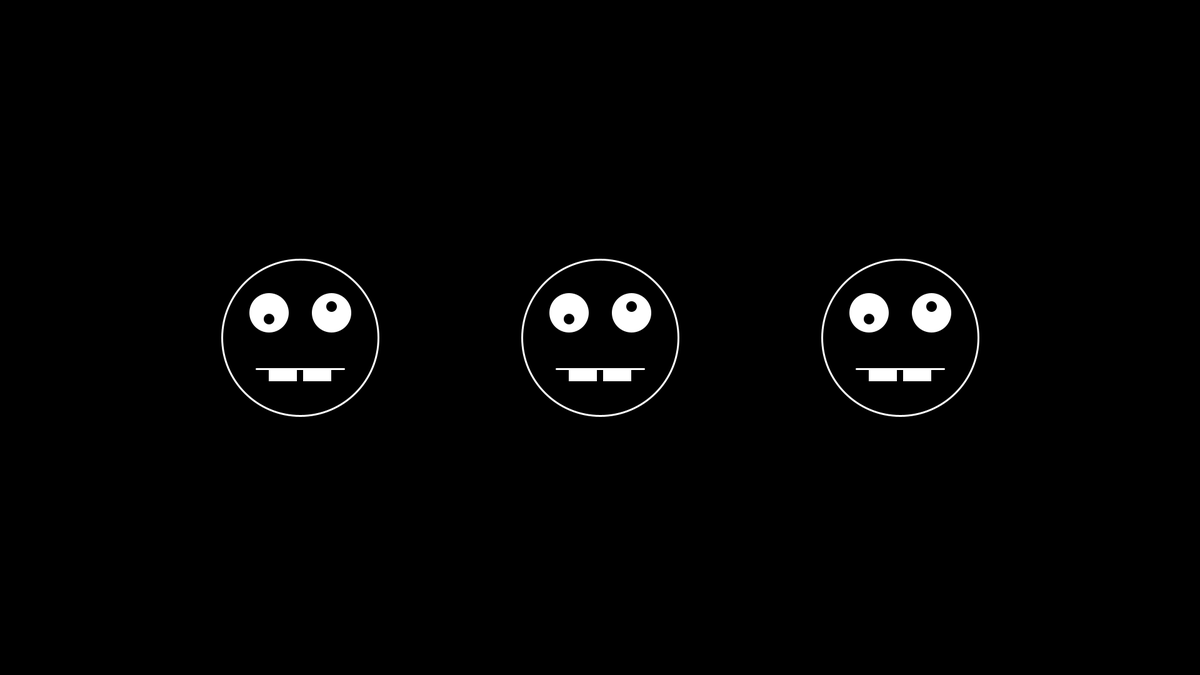
Frame 1 (no input)
Frame 60 (the mouse pressed at the canvas centre just before this capture): identical to frame 1, image omitted
Frame 120 (the mouse held since frame 60 and released just before this capture): identical to frame 1, image omitted

The Processing sketch that drew this single still picture (run headless with seeded random() and noise(); from frame 60 on, the mouse is pressed at the canvas centre):

// Processing sketch: VI_Arrays
// ── VI_Arrays.pde
/**********************************
 Processing 101: Arrays
 **********************************
 
 Arrays are containers that hold objects.
 Arrays are most useful when working with too many object to modify manually.
 Simiular to variabels arrays to to specify what type of onject they need to hold (String, int, flaot, Object)
 Typically the arrays are initialized in the very begining. To initlaize an array one must specify its type and the number of cells it will need to have.
 
 
 **********************************/
// Classes
Face myFace; // Initialize the Face object
int numFaces = 3;
Face[] myFaces = new Face[numFaces]; // Initialize an array containing 3 empty cells to hold the Face objects
String[] myNames = {"Eeny", "Meeny", "Miny"};
color backgroundColor = 0;
int posX, posY;
int facePadding;

void setup() {

  size(1920, 1080);

  facePadding = width/(numFaces + 1); // Calculates the spacing between the faces based on screen size and num of faces.
  posY = height/2;

  // Static way for loading arrays (e.g if you are working with just a few objects)
  //myFaces [0] = new Face("Eeny", facePadding * 1, posY);
  //myFaces [1] = new Face("Meeny", facePadding * 2, posY);
  //myFaces [2] = new Face("Miny", facePadding * 3, posY);

  // Dynamic way of loading arrays
  for (int i = 0; i < 3; i = i + 1) {
    myFaces[i] = new Face(myNames[i], facePadding * (i+1), posY);
  }
}

void draw() {

  background(backgroundColor);

  // Loop through array and display each face
  for (int i = 0; i < myFaces.length; i = i + 1) {
    myFaces[i].display();
  }
}

// ── Face.pde
class Face {
  
  String name;
  int posX, posY;
  color faceColor = 255;
  int faceStroke = 3;
  int headW = 250;
  int headH = 250;
  int eyeW = 60;
  int eyeH = 60;
  int irisW = 20;
  int irisH = 20;
  int toothW = 45;
  int toothH = 20;

  Face(String name_, int posX_, int posY_) {
    name = name_;
    posX = posX_;
    posY = posY_;
  }

  void display() {
    
    
    strokeWeight(faceStroke);
    
    // Head
    stroke(faceColor);
    fill(0);
    ellipse(posX, posY, headW, headH);

    // Eyes
    fill(255);
    ellipse(posX - 50, posY - 40, eyeW, eyeH); // Left eye
    fill(0);
    ellipse(posX - 50, posY - 30, irisW, irisH); // Left iris
    fill(255);
    ellipse(posX + 50, posY - 40, eyeW, eyeH); // Right eye
    fill(0);
    ellipse(posX + 50, posY - 50, irisW, irisH); // Right iris

    // Mouth
    line(posX - 70, posY + 50, posX + 70, posY + 50);
    fill(255);
    noStroke();
    rect (posX - 50, posY + 50, toothW, toothH);
    rect (posX + 5, posY + 50, toothW, toothH);
  }
}
